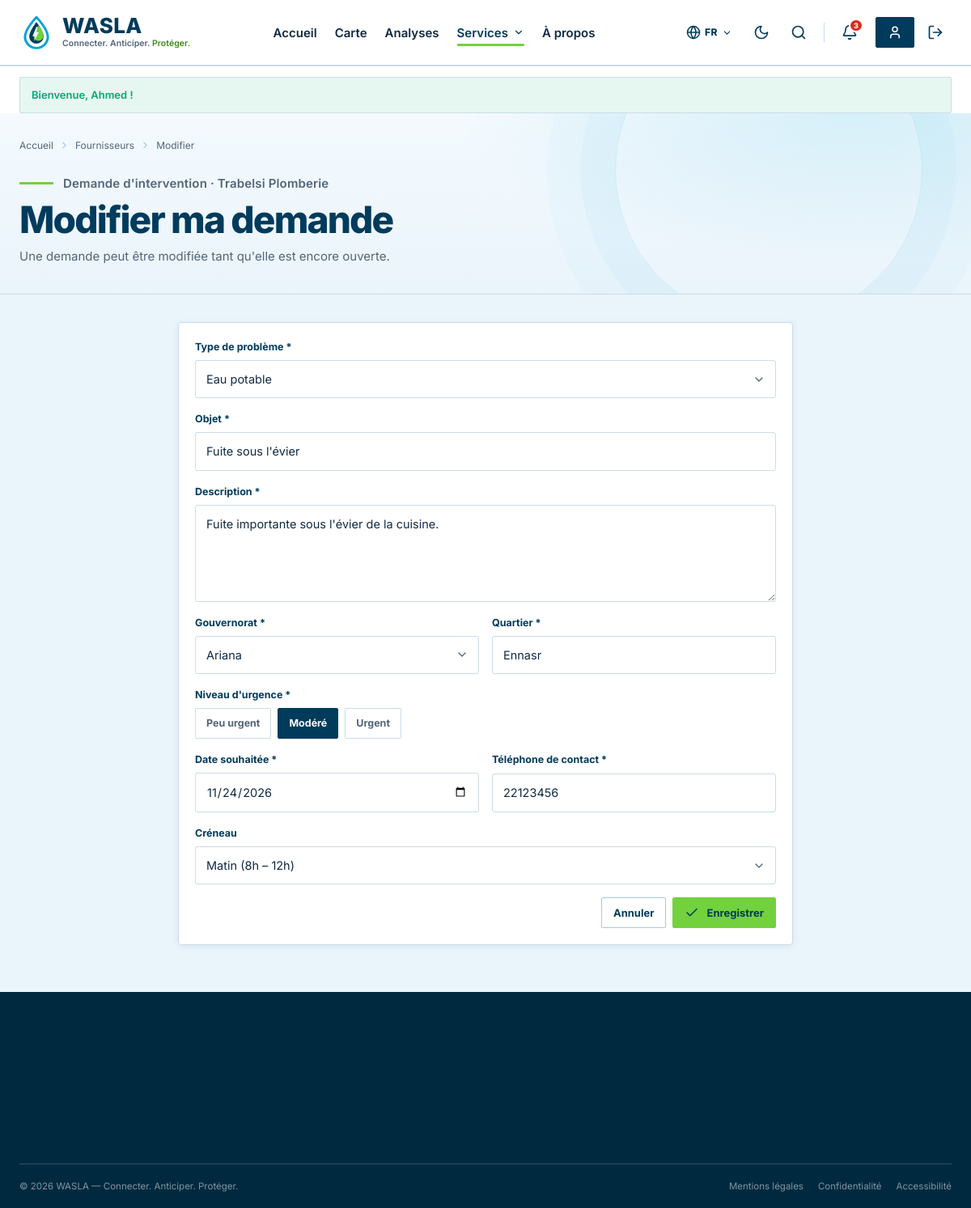
/index.php?action=demande-modifier&id=2 (signed in), run on the app's committed database.
### tables this page shows
CREATE TABLE IF NOT EXISTS demande_assistance (
    id_demande     INT          NOT NULL AUTO_INCREMENT,
    id_utilisateur INT          NOT NULL,
    sens           ENUM('demande','offre') NOT NULL DEFAULT 'demande',
    categorie      ENUM('eau','recharge','electricite','generateur','hebergement','transport','aines','autre','sante') NOT NULL,  
    titre          VARCHAR(120) NOT NULL,
    description    TEXT         NOT NULL,
    id_zone        INT          NOT NULL,
    quartier       VARCHAR(100) NULL,
    urgence        ENUM('faible','moyenne','haute') NOT NULL DEFAULT 'moyenne',
    id_fournisseur INT          NULL,                      
    date_souhaitee DATE         NULL,
    creneau        ENUM('matin','apres_midi','soir') NULL,
    telephone      VARCHAR(20)  NULL,
    statut         ENUM('ouverte','prise_en_charge','resolue','annulee') NOT NULL DEFAULT 'ouverte',
    date_creation  DATETIME     NOT NULL DEFAULT CURRENT_TIMESTAMP,
    PRIMARY KEY (id_demande),
    KEY idx_demande_zone_statut (id_zone, statut),
    CONSTRAINT fk_demande_utilisateur FOREIGN KEY (id_utilisateur)
        REFERENCES utilisateur (id_utilisateur) ON DELETE CASCADE ON UPDATE CASCADE,
    CONSTRAINT fk_demande_zone FOREIGN KEY (id_zone)
        REFERENCES zone (id_zone) ON DELETE RESTRICT ON UPDATE CASCADE,
    CONSTRAINT fk_demande_fournisseur FOREIGN KEY (id_fournisseur)
        REFERENCES utilisateur (id_utilisateur) ON DELETE SET NULL ON UPDATE CASCADE
);

CREATE TABLE IF NOT EXISTS utilisateur (
    id_utilisateur     INT          NOT NULL AUTO_INCREMENT,
    nom                VARCHAR(50)  NOT NULL,
    prenom             VARCHAR(50)  NOT NULL,
    email              VARCHAR(150) NOT NULL,
    telephone          VARCHAR(20)  NULL,
    mot_de_passe       VARCHAR(255) NOT NULL,
    role               ENUM('citoyen','admin','steg','sonede','entreprise','fournisseur')
                                    NOT NULL DEFAULT 'citoyen',
    statut_compte      ENUM('actif','suspendu') NOT NULL DEFAULT 'actif',
    id_zone            INT          NULL,
    adresse            VARCHAR(255) NULL,
     
    nom_organisation   VARCHAR(100) NULL,                  
    matricule_fiscal   VARCHAR(20)  NULL,                  
    secteur_activite   VARCHAR(60)  NULL,                  
    specialite         ENUM('electricien','plombier','maintenance','solaire','hydraulique') NULL,   
    description        TEXT         NULL,
    compte_verifie     TINYINT(1)   NOT NULL DEFAULT 0,    
    note_moyenne       DECIMAL(2,1) NULL,                  
    date_inscription   DATETIME     NOT NULL DEFAULT CURRENT_TIMESTAMP,
    derniere_connexion DATETIME     NULL,
    PRIMARY KEY (id_utilisateur),
    UNIQUE KEY uq_utilisateur_email (email),
    UNIQUE KEY uq_utilisateur_matricule (matricule_fiscal),
    KEY idx_utilisateur_role (role),
    KEY idx_utilisateur_specialite_zone (specialite, id_zone),
    CONSTRAINT chk_utilisateur_note CHECK (note_moyenne IS NULL OR (note_moyenne >= 0 AND note_moyenne <= 5)),
    CONSTRAINT fk_utilisateur_zone FOREIGN KEY (id_zone)
        REFERENCES zone (id_zone) ON DELETE SET NULL ON UPDATE CASCADE
);

CREATE TABLE IF NOT EXISTS zone (
    id_zone        INT          NOT NULL AUTO_INCREMENT,
    nom_zone       VARCHAR(100) NOT NULL,
    type_zone      ENUM('gouvernorat','delegation') NOT NULL DEFAULT 'gouvernorat',
    id_zone_parent INT          NULL,
    PRIMARY KEY (id_zone),
    UNIQUE KEY uq_zone_nom_parent (nom_zone, id_zone_parent),
    CONSTRAINT fk_zone_parent FOREIGN KEY (id_zone_parent)
        REFERENCES zone (id_zone) ON DELETE SET NULL ON UPDATE CASCADE
);

### views/frontoffice/pages/assistance/demande-form.php (the view, shortened to what the rows shown need)
<?php
$isRelais = $demande->getIdFournisseur() === null;
$rules = $isRelais ? DemandeAssistanceController::relaisRules(false) : DemandeAssistanceController::fournisseurRules(false);
?>
  <main id="main">
    <section class="page-hero">
      <div class="container">
        <div class="page-hero__row">
          <div>
            <p class="eyebrow"><?= $isRelais ? 'Relais de voisinage' : "Demande d'intervention · " . e($demande->getFournisseurNom() ?? '') ?></p>
            <h1>Modifier ma demande</h1>
            <p>Une demande peut être modifiée tant qu'elle est encore ouverte.</p>
          </div>
        </div>
      </div>
    </section>
    <section class="page-section page-section--soft">
      <div class="container" style="max-width:760px;">
        <form class="card card__body form-grid" method="post" action="<?= url('demande-modifier', ['id' => $demande->getIdDemande()]) ?>" data-validate<?= $isRelais ? ' data-sens-form' : '' ?>>
          <div class="field">
            <label for="d-cat"><?= $isRelais ? 'Catégorie' : 'Type de problème' ?> *</label>
            <select class="select<?= invalidClass($errors, 'categorie') ?>" id="d-cat" name="categorie" data-rules="<?= e($rules['categorie']) ?>">
<?php foreach (DemandeAssistanceModel::CATEGORIES as $key => $label): ?>
              <option value="<?= e($key) ?>"<?= $old['categorie'] === $key ? ' selected' : '' ?>><?= e($label) ?></option>
<?php endforeach; ?>
            </select>
          </div>
          <div class="field">
            <label for="d-titre"><?= $isRelais ? 'Titre' : 'Objet' ?> *</label>
            <input class="input<?= invalidClass($errors, 'titre') ?>" id="d-titre" name="titre" value="<?= e($old['titre']) ?>" data-rules="<?= e($rules['titre']) ?>">
          </div>
          <div class="field">
            <label for="d-desc">Description *</label>
            <textarea class="textarea<?= invalidClass($errors, 'description') ?>" id="d-desc" name="description" data-rules="<?= e($rules['description']) ?>"><?= e($old['description']) ?></textarea>
          </div>
          <div class="form-row">
            <div class="field">
              <label for="d-zone">Gouvernorat *</label>
              <select class="select<?= invalidClass($errors, 'id_zone') ?>" id="d-zone" name="id_zone" data-rules="<?= e($rules['id_zone']) ?>">
<?php foreach ($gouvernorats as $g): ?>
                <option value="<?= $g->getIdZone() ?>"<?= (string) $g->getIdZone() === $old['id_zone'] ? ' selected' : '' ?>><?= e($g->getNomZone()) ?></option>
<?php endforeach; ?>
              </select>
            </div>
            <div class="field">
              <label for="d-quartier">Quartier *</label>
              <input class="input<?= invalidClass($errors, 'quartier') ?>" id="d-quartier" name="quartier" value="<?= e($old['quartier']) ?>" data-rules="<?= e($rules['quartier']) ?>">
            </div>
          </div>
<?php if (!$isRelais): ?>
          <div class="form-row">
            <div class="field">
              <label for="d-date">Date souhaitée *</label>
              <input class="input<?= invalidClass($errors, 'date_souhaitee') ?>" id="d-date" name="date_souhaitee" type="date" value="<?= e($old['date_souhaitee']) ?>" data-rules="<?= e($rules['date_souhaitee']) ?>">
            </div>
            <div class="field">
              <label for="d-tel">Téléphone de contact *</label>
              <input class="input<?= invalidClass($errors, 'telephone') ?>" id="d-tel" name="telephone" inputmode="tel" value="<?= e($old['telephone']) ?>" data-rules="<?= e($rules['telephone']) ?>">
            </div>
          </div>
<?php endif; ?>
          <div class="field"<?= $isRelais ? ' data-when-sens="offre"' : '' ?>>
            <label for="d-creneau"><?= $isRelais ? 'Disponibilité' : 'Créneau' ?></label>
            <select class="select<?= invalidClass($errors, 'creneau') ?>" id="d-creneau" name="creneau" data-rules="<?= e($rules['creneau']) ?>">
<?php foreach (DemandeAssistanceModel::CRENEAUX as $key => $label): ?>
              <option value="<?= e($key) ?>"<?= $old['creneau'] === $key ? ' selected' : '' ?>><?= e($label) ?></option>
<?php endforeach; ?>
            </select>
          </div>
        </form>
      </div>
    </section>
  </main>

### data on the page
demande_assistance: id_fournisseur.nom_organisation "Trabelsi Plomberie", categorie "Eau potable", titre "Fuite sous l'évier", description "Fuite importante sous l'évier de la cuisine.", id_zone "Ariana", quartier "Ennasr", date_souhaitee "11/24/2026", telephone "22123456", creneau "Matin (8h – 12h)"

### other printed values
$flash['message'] "Bienvenue, Ahmed !"
$label "Peu urgent"
$label "Modéré"
$label "Urgent"
